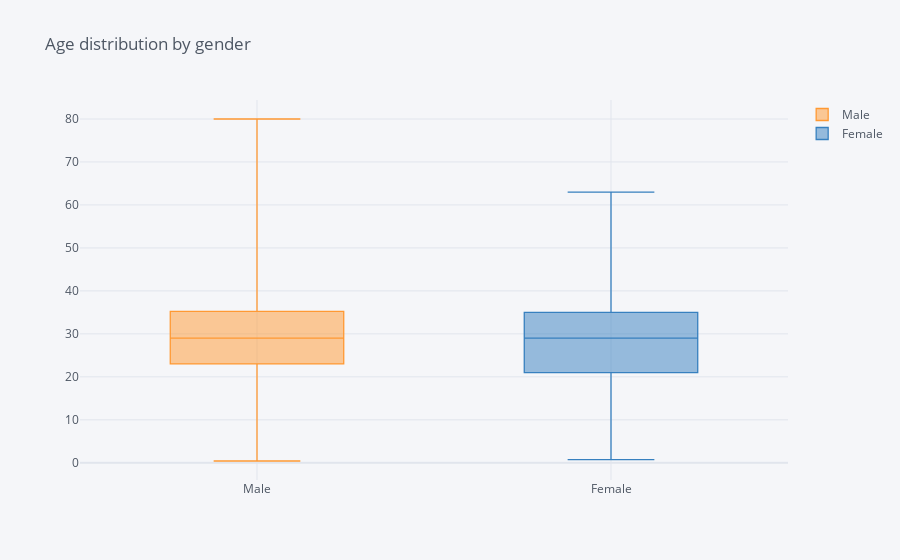

Notebook code cell kept with this figure:
### Code cell
import plotly as py
py.offline.init_notebook_mode(connected=True)


fem = data['Age'].where(data["Sex"] == 'female' )
male = data['Age'].where(data["Sex"] == 'male' )


df = pd.DataFrame({'Male': male,
                   'Female': fem})

fig = df.iplot(asFigure=True, title='Age distribution by gender', kind="box")
fig.show()

### Figure 1 — Plotly figure (JSON) as saved in the notebook; plotly's stock layout.template omitted (floating-point values rounded to 4 significant figures; data arrays with more than 128 entries replaced by an {"elided": "..."} marker saying what was removed)
{"data": [{"boxpoints": false, "line": {"width": 1.3}, "marker": {"color": "rgba(255, 153, 51, 1.0)"}, "name": "Male", "orientation": "v", "type": "box", "y": {"elided": "889 float values"}}, {"boxpoints": false, "line": {"width": 1.3}, "marker": {"color": "rgba(55, 128, 191, 1.0)"}, "name": "Female", "orientation": "v", "type": "box", "y": {"elided": "889 float values"}}], "layout": {"legend": {"bgcolor": "#F5F6F9", "font": {"color": "#4D5663"}}, "paper_bgcolor": "#F5F6F9", "plot_bgcolor": "#F5F6F9", "title": {"font": {"color": "#4D5663"}, "text": "Age distribution by gender"}, "xaxis": {"gridcolor": "#E1E5ED", "showgrid": true, "tickfont": {"color": "#4D5663"}, "title": {"font": {"color": "#4D5663"}, "text": ""}, "zerolinecolor": "#E1E5ED"}, "yaxis": {"gridcolor": "#E1E5ED", "showgrid": true, "tickfont": {"color": "#4D5663"}, "title": {"font": {"color": "#4D5663"}, "text": ""}, "zerolinecolor": "#E1E5ED"}}}
